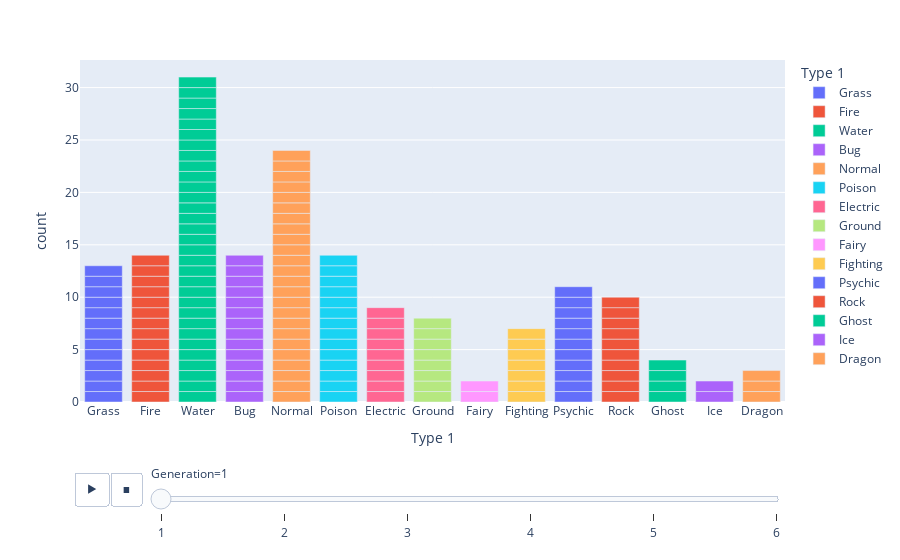

Notebook cell for this chart:
### Code cell
fig = px.bar(pokemon , x = 'Type 1', color = 'Type 1', animation_frame = 'Generation')
fig.layout.updatemenus[0].buttons[0].args[1]['frame']['duration'] = 1000
fig.show()

### Figure 1 — Plotly figure (JSON) as saved in the notebook; plotly's stock layout.template omitted (floating-point values rounded to 4 significant figures)
{"data": [{"alignmentgroup": "True", "hovertemplate": "Type 1=%{x}<br>Generation=1<br>count=%{y}<extra></extra>", "legendgroup": "Grass", "marker": {"color": "#636efa", "pattern": {"shape": ""}}, "name": "Grass", "offsetgroup": "Grass", "orientation": "v", "showlegend": true, "textposition": "auto", "type": "bar", "x": ["Grass", "Grass", "Grass", "Grass", "Grass", "Grass", "Grass", "Grass", "Grass", "Grass", "Grass", "Grass", "Grass"], "xaxis": "x", "y": [1, 1, 1, 1, 1, 1, 1, 1, 1, 1, 1, 1, 1], "yaxis": "y"}, {"alignmentgroup": "True", "hovertemplate": "Type 1=%{x}<br>Generation=1<br>count=%{y}<extra></extra>", "legendgroup": "Fire", "marker": {"color": "#EF553B", "pattern": {"shape": ""}}, "name": "Fire", "offsetgroup": "Fire", "orientation": "v", "showlegend": true, "textposition": "auto", "type": "bar", "x": ["Fire", "Fire", "Fire", "Fire", "Fire", "Fire", "Fire", "Fire", "Fire", "Fire", "Fire", "Fire", "Fire", "Fire"], "xaxis": "x", "y": [1, 1, 1, 1, 1, 1, 1, 1, 1, 1, 1, 1, 1, 1], "yaxis": "y"}, {"alignmentgroup": "True", "hovertemplate": "Type 1=%{x}<br>Generation=1<br>count=%{y}<extra></extra>", "legendgroup": "Water", "marker": {"color": "#00cc96", "pattern": {"shape": ""}}, "name": "Water", "offsetgroup": "Water", "orientation": "v", "showlegend": true, "textposition": "auto", "type": "bar", "x": ["Water", "Water", "Water", "Water", "Water", "Water", "Water", "Water", "Water", "Water", "Water", "Water", "Water", "Water", "Water", "Water", "Water", "Water", "Water", "Water", "Water", "Water", "Water", "Water", "Water", "Water", "Water", "Water", "Water", "Water", "Water"], "xaxis": "x", "y": [1, 1, 1, 1, 1, 1, 1, 1, 1, 1, 1, 1, 1, 1, 1, 1, 1, 1, 1, 1, 1, 1, 1, 1, 1, 1, 1, 1, 1, 1, 1], "yaxis": "y"}, {"alignmentgroup": "True", "hovertemplate": "Type 1=%{x}<br>Generation=1<br>count=%{y}<extra></extra>", "legendgroup": "Bug", "marker": {"color": "#ab63fa", "pattern": {"shape": ""}}, "name": "Bug", "offsetgroup": "Bug", "orientation": "v", "showlegend": true, "textposition": "auto", "type": "bar", "x": ["Bug", "Bug", "Bug", "Bug", "Bug", "Bug", "Bug", "Bug", "Bug", "Bug", "Bug", "Bug", "Bug", "Bug"], "xaxis": "x", "y": [1, 1, 1, 1, 1, 1, 1, 1, 1, 1, 1, 1, 1, 1], "yaxis": "y"}, {"alignmentgroup": "True", "hovertemplate": "Type 1=%{x}<br>Generation=1<br>count=%{y}<extra></extra>", "legendgroup": "Normal", "marker": {"color": "#FFA15A", "pattern": {"shape": ""}}, "name": "Normal", "offsetgroup": "Normal", "orientation": "v", "showlegend": true, "textposition": "auto", "type": "bar", "x": ["Normal", "Normal", "Normal", "Normal", "Normal", "Normal", "Normal", "Normal", "Normal", "Normal", "Normal", "Normal", "Normal", "Normal", "Normal", "Normal", "Normal", "Normal", "Normal", "Normal", "Normal", "Normal", "Normal", "Normal"], "xaxis": "x", "y": [1, 1, 1, 1, 1, 1, 1, 1, 1, 1, 1, 1, 1, 1, 1, 1, 1, 1, 1, 1, 1, 1, 1, 1], "yaxis": "y"}, {"alignmentgroup": "True", "hovertemplate": "Type 1=%{x}<br>Generation=1<br>count=%{y}<extra></extra>", "legendgroup": "Poison", "marker": {"color": "#19d3f3", "pattern": {"shape": ""}}, "name": "Poison", "offsetgroup": "Poison", "orientation": "v", "showlegend": true, "textposition": "auto", "type": "bar", "x": ["Poison", "Poison", "Poison", "Poison", "Poison", "Poison", "Poison", "Poison", "Poison", "Poison", "Poison", "Poison", "Poison", "Poison"], "xaxis": "x", "y": [1, 1, 1, 1, 1, 1, 1, 1, 1, 1, 1, 1, 1, 1], "yaxis": "y"}, {"alignmentgroup": "True", "hovertemplate": "Type 1=%{x}<br>Generation=1<br>count=%{y}<extra></extra>", "legendgroup": "Electric", "marker": {"color": "#FF6692", "pattern": {"shape": ""}}, "name": "Electric", "offsetgroup": "Electric", "orientation": "v", "showlegend": true, "textposition": "auto", "type": "bar", "x": ["Electric", "Electric", "Electric", "Electric", "Electric", "Electric", "Electric", "Electric", "Electric"], "xaxis": "x", "y": [1, 1, 1, 1, 1, 1, 1, 1, 1], "yaxis": "y"}, {"alignmentgroup": "True", "hovertemplate": "Type 1=%{x}<br>Generation=1<br>count=%{y}<extra></extra>", "legendgroup": "Ground", "marker": {"color": "#B6E880", "pattern": {"shape": ""}}, "name": "Ground", "offsetgroup": "Ground", "orientation": "v", "showlegend": true, "textposition": "auto", "type": "bar", "x": ["Ground", "Ground", "Ground", "Ground", "Ground", "Ground", "Ground", "Ground"], "xaxis": "x", "y": [1, 1, 1, 1, 1, 1, 1, 1], "yaxis": "y"}, {"alignmentgroup": "True", "hovertemplate": "Type 1=%{x}<br>Generation=1<br>count=%{y}<extra></extra>", "legendgroup": "Fairy", "marker": {"color": "#FF97FF", "pattern": {"shape": ""}}, "name": "Fairy", "offsetgroup": "Fairy", "orientation": "v", "showlegend": true, "textposition": "auto", "type": "bar", "x": ["Fairy", "Fairy"], "xaxis": "x", "y": [1, 1], "yaxis": "y"}, {"alignmentgroup": "True", "hovertemplate": "Type 1=%{x}<br>Generation=1<br>count=%{y}<extra></extra>", "legendgroup": "Fighting", "marker": {"color": "#FECB52", "pattern": {"shape": ""}}, "name": "Fighting", "offsetgroup": "Fighting", "orientation": "v", "showlegend": true, "textposition": "auto", "type": "bar", "x": ["Fighting", "Fighting", "Fighting", "Fighting", "Fighting", "Fighting", "Fighting"], "xaxis": "x", "y": [1, 1, 1, 1, 1, 1, 1], "yaxis": "y"}, {"alignmentgroup": "True", "hovertemplate": "Type 1=%{x}<br>Generation=1<br>count=%{y}<extra></extra>", "legendgroup": "Psychic", "marker": {"color": "#636efa", "pattern": {"shape": ""}}, "name": "Psychic", "offsetgroup": "Psychic", "orientation": "v", "showlegend": true, "textposition": "auto", "type": "bar", "x": ["Psychic", "Psychic", "Psychic", "Psychic", "Psychic", "Psychic", "Psychic", "Psychic", "Psychic", "Psychic", "Psychic"], "xaxis": "x", "y": [1, 1, 1, 1, 1, 1, 1, 1, 1, 1, 1], "yaxis": "y"}, {"alignmentgroup": "True", "hovertemplate": "Type 1=%{x}<br>Generation=1<br>count=%{y}<extra></extra>", "legendgroup": "Rock", "marker": {"color": "#EF553B", "pattern": {"shape": ""}}, "name": "Rock", "offsetgroup": "Rock", "orientation": "v", "showlegend": true, "textposition": "auto", "type": "bar", "x": ["Rock", "Rock", "Rock", "Rock", "Rock", "Rock", "Rock", "Rock", "Rock", "Rock"], "xaxis": "x", "y": [1, 1, 1, 1, 1, 1, 1, 1, 1, 1], "yaxis": "y"}, {"alignmentgroup": "True", "hovertemplate": "Type 1=%{x}<br>Generation=1<br>count=%{y}<extra></extra>", "legendgroup": "Ghost", "marker": {"color": "#00cc96", "pattern": {"shape": ""}}, "name": "Ghost", "offsetgroup": "Ghost", "orientation": "v", "showlegend": true, "textposition": "auto", "type": "bar", "x": ["Ghost", "Ghost", "Ghost", "Ghost"], "xaxis": "x", "y": [1, 1, 1, 1], "yaxis": "y"}, {"alignmentgroup": "True", "hovertemplate": "Type 1=%{x}<br>Generation=1<br>count=%{y}<extra></extra>", "legendgroup": "Ice", "marker": {"color": "#ab63fa", "pattern": {"shape": ""}}, "name": "Ice", "offsetgroup": "Ice", "orientation": "v", "showlegend": true, "textposition": "auto", "type": "bar", "x": ["Ice", "Ice"], "xaxis": "x", "y": [1, 1], "yaxis": "y"}, {"alignmentgroup": "True", "hovertemplate": "Type 1=%{x}<br>Generation=1<br>count=%{y}<extra></extra>", "legendgroup": "Dragon", "marker": {"color": "#FFA15A", "pattern": {"shape": ""}}, "name": "Dragon", "offsetgroup": "Dragon", "orientation": "v", "showlegend": true, "textposition": "auto", "type": "bar", "x": ["Dragon", "Dragon", "Dragon"], "xaxis": "x", "y": [1, 1, 1], "yaxis": "y"}], "layout": {"barmode": "relative", "legend": {"title": {"text": "Type 1"}, "tracegroupgap": 0}, "margin": {"t": 60}, "sliders": [{"active": 0, "currentvalue": {"prefix": "Generation="}, "len": 0.9, "pad": {"b": 10, "t": 60}, "steps": [{"args": [["1"], {"frame": {"duration": 0, "redraw": true}, "fromcurrent": true, "mode": "immediate", "transition": {"duration": 0, "easing": "linear"}}], "label": "1", "method": "animate"}, {"args": [["2"], {"frame": {"duration": 0, "redraw": true}, "fromcurrent": true, "mode": "immediate", "transition": {"duration": 0, "easing": "linear"}}], "label": "2", "method": "animate"}, {"args": [["3"], {"frame": {"duration": 0, "redraw": true}, "fromcurrent": true, "mode": "immediate", "transition": {"duration": 0, "easing": "linear"}}], "label": "3", "method": "animate"}, {"args": [["4"], {"frame": {"duration": 0, "redraw": true}, "fromcurrent": true, "mode": "immediate", "transition": {"duration": 0, "easing": "linear"}}], "label": "4", "method": "animate"}, {"args": [["5"], {"frame": {"duration": 0, "redraw": true}, "fromcurrent": true, "mode": "immediate", "transition": {"duration": 0, "easing": "linear"}}], "label": "5", "method": "animate"}, {"args": [["6"], {"frame": {"duration": 0, "redraw": true}, "fromcurrent": true, "mode": "immediate", "transition": {"duration": 0, "easing": "linear"}}], "label": "6", "method": "animate"}], "x": 0.1, "xanchor": "left", "y": 0, "yanchor": "top"}], "updatemenus": [{"buttons": [{"args": [null, {"frame": {"duration": 1000, "redraw": true}, "fromcurrent": true, "mode": "immediate", "transition": {"duration": 500, "easing": "linear"}}], "label": "&#9654;", "method": "animate"}, {"args": [[null], {"frame": {"duration": 0, "redraw": true}, "fromcurrent": true, "mode": "immediate", "transition": {"duration": 0, "easing": "linear"}}], "label": "&#9724;", "method": "animate"}], "direction": "left", "pad": {"r": 10, "t": 70}, "showactive": false, "type": "buttons", "x": 0.1, "xanchor": "right", "y": 0, "yanchor": "top"}], "xaxis": {"anchor": "y", "categoryarray": ["Grass", "Fire", "Water", "Bug", "Normal", "Poison", "Electric", "Ground", "Fairy", "Fighting", "Psychic", "Rock", "Ghost", "Ice", "Dragon", "Dark", "Steel", "Flying"], "categoryorder": "array", "domain": [0, 1], "title": {"text": "Type 1"}}, "yaxis": {"anchor": "x", "domain": [0, 1], "title": {"text": "count"}}}}
